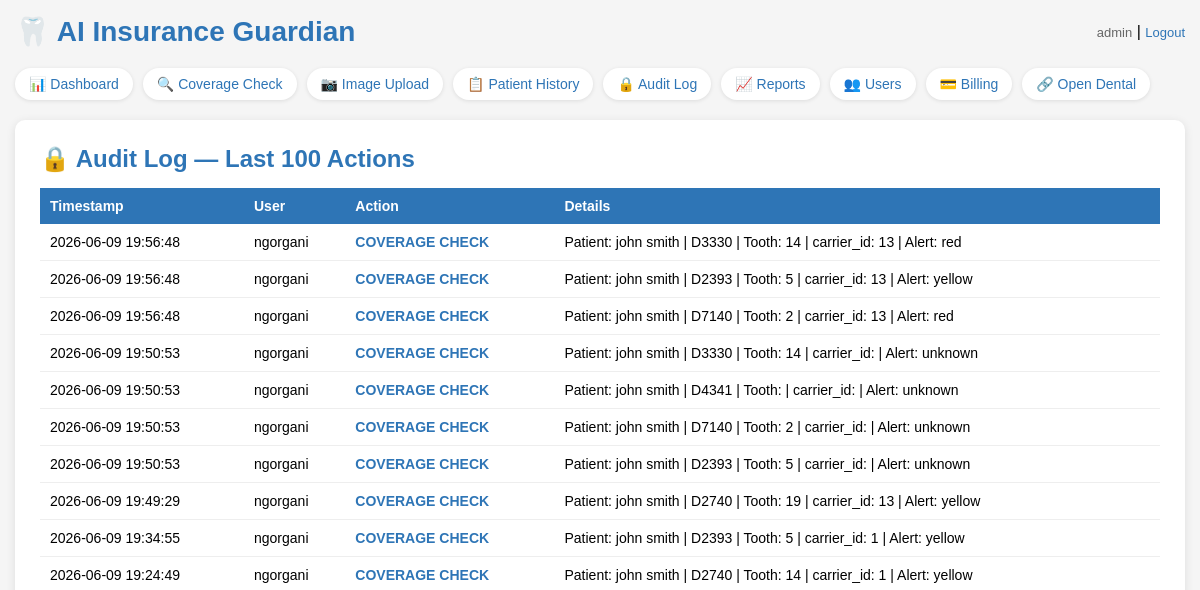
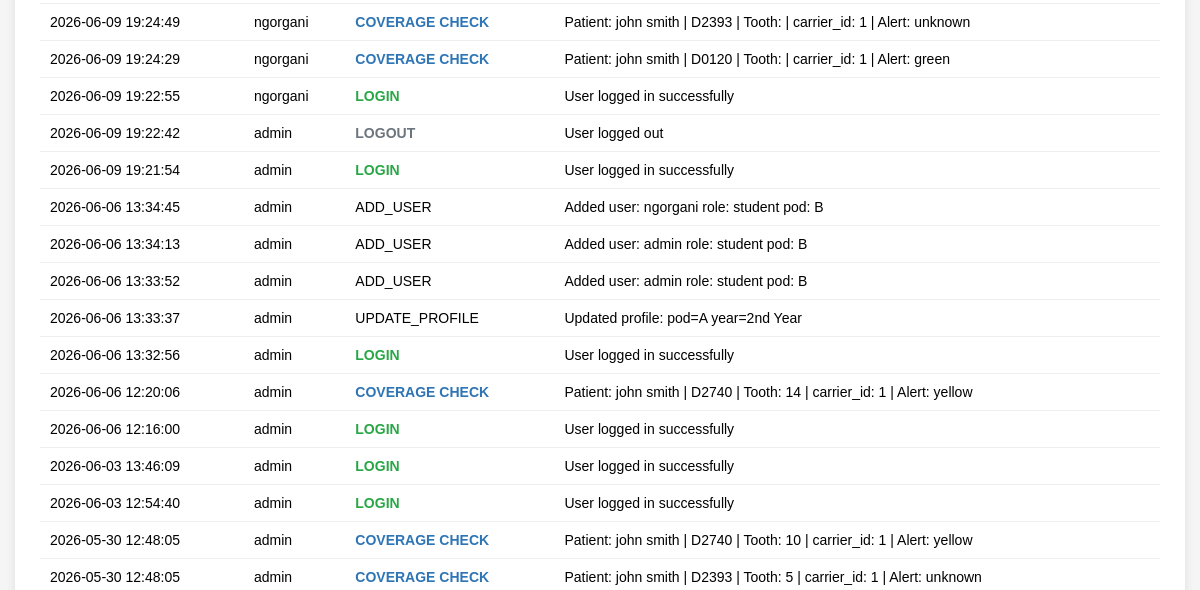
Before: /audit (signed in, upper part) with the older database file (2 pictures, top to bottom).
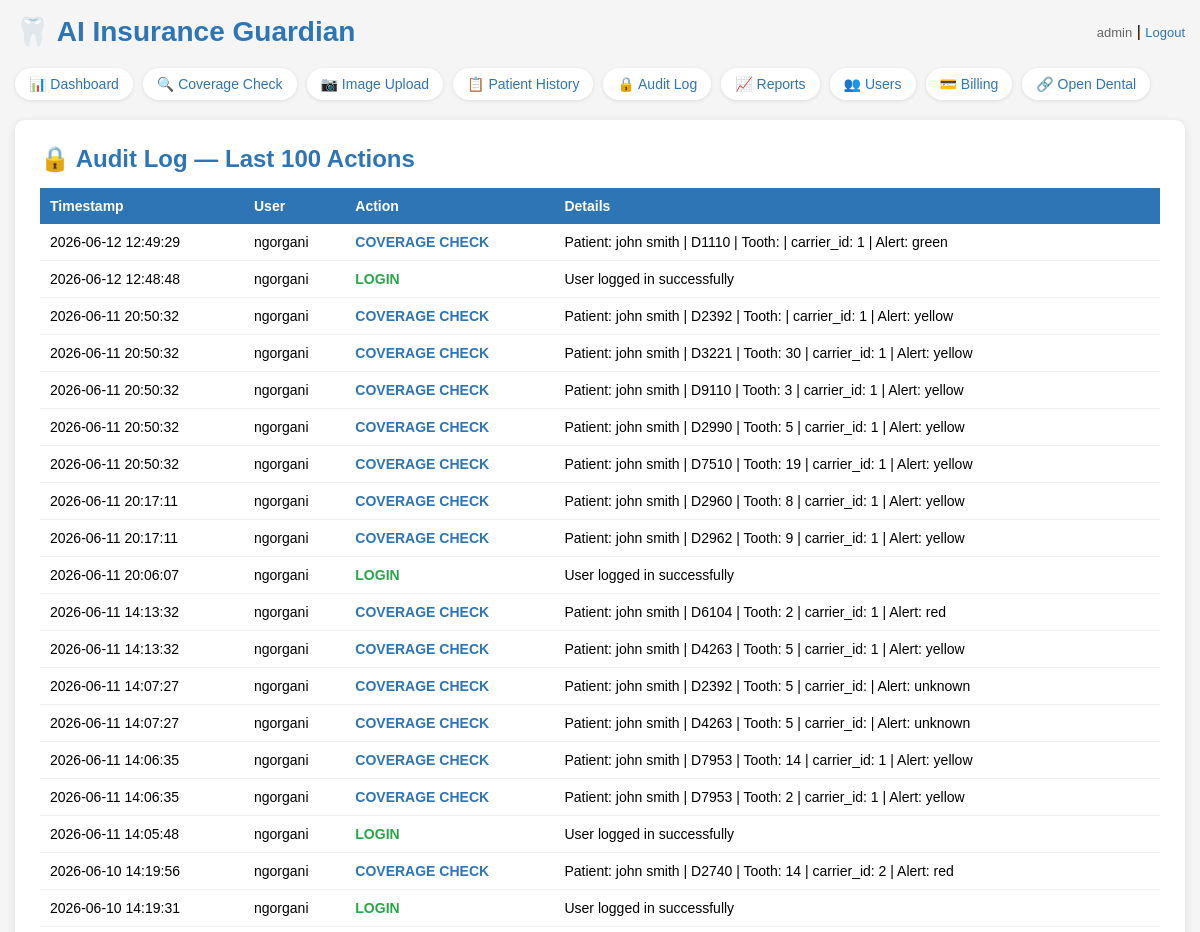
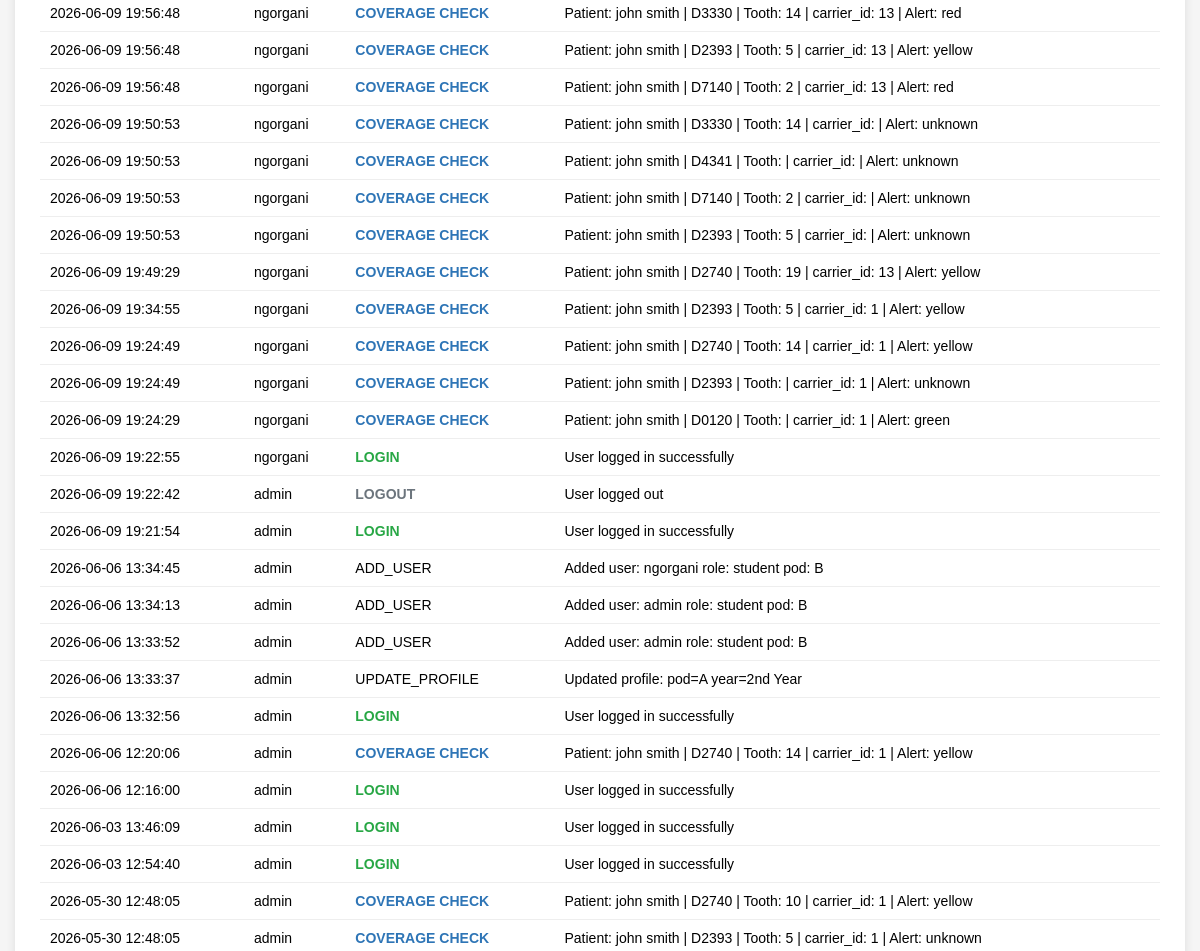
After: the same page with the newer database file (2 pictures, top to bottom).
### tables this page shows
CREATE TABLE users (
            id INTEGER PRIMARY KEY,
            username TEXT UNIQUE NOT NULL,
            password TEXT NOT NULL,
            role TEXT DEFAULT 'staff'
        , pod TEXT DEFAULT NULL, year_level TEXT DEFAULT NULL, full_name TEXT DEFAULT NULL);

CREATE TABLE audit_log (id INTEGER PRIMARY KEY, username TEXT, action TEXT, details TEXT, timestamp TEXT);

### app.py (the view)
@app.route("/audit")
@login_required
def audit():
    conn = get_db()
    cursor = conn.cursor()
    cursor.execute("SELECT * FROM audit_log ORDER BY timestamp DESC LIMIT 100")
    records = cursor.fetchall()
    conn.close()
    return render_template("audit.html", records=records)

### app.py (called while the page is built)
def get_db():
    conn = sqlite3.connect("insurance_guardian.db")
    conn.row_factory = sqlite3.Row
    return conn

@login_manager.user_loader
def load_user(user_id):
    conn = get_db()
    cursor = conn.cursor()
    cursor.execute("SELECT id, username, role, pod, year_level, full_name FROM users WHERE id = ?", (user_id,))
    row = cursor.fetchone()
    conn.close()
    if row:
        return User(row[0], row[1], row[2], row[3], row[4], row[5])
    return None

### templates/audit.html (shortened to what this page needs)
<!DOCTYPE html>
<html>
<head>
</head>
<body>
    <div class="header">
        <h1>🦷 AI Insurance Guardian</h1>
        <div>
            <span class="user-info">{{ current_user.username }}</span> |
            <a href="/logout" class="logout">Logout</a>
        </div>
    </div>
    <div class="nav">
        <a href="/dashboard" class="active">📊 Dashboard</a>
        <a href="/">🔍 Coverage Check</a>
        <a href="/upload">📷 Image Upload</a>
        <a href="/history">📋 Patient History</a>
        <a href="/audit">🔒 Audit Log</a>
        <a href="/reports">📈 Reports</a>
        <a href="/users">👥 Users</a>
        <a href="/billing">💳 Billing</a>
        <a href="/opendental">🔗 Open Dental</a>
    </div>
    <div class="results-box">
        <h2>🔒 Audit Log — Last 100 Actions</h2>
        <table>
            <tr>
                <th>Timestamp</th>
                <th>User</th>
                <th>Action</th>
                <th>Details</th>
            </tr>
            {% for record in records %}
            <tr>
                <td>{{ record[4] }}</td>
                <td>{{ record[1] }}</td>
                <td>
                    {% if record[2] == 'LOGIN' %}<span class="action-login">LOGIN</span>
                    {% elif record[2] == 'LOGOUT' %}<span class="action-logout">LOGOUT</span>
                    {% elif record[2] == 'COVERAGE_CHECK' %}<span class="action-check">COVERAGE CHECK</span>
                    {% elif record[2] == 'FAILED_LOGIN' %}<span class="action-failed">FAILED LOGIN</span>
                    {% else %}{{ record[2] }}{% endif %}
                </td>
                <td>{{ record[3] }}</td>
            </tr>
            {% endfor %}
        </table>
    </div>
</body>
</html>

### templates/audit.html (style rules this page uses)
* { box-sizing: border-box; margin: 0; padding: 0; }
body { font-family: Arial, sans-serif; background-color: #f5f5f5; padding: 15px; }
.header { display: flex; justify-content: space-between; align-items: center; margin-bottom: 20px; flex-wrap: wrap; gap: 10px; }
h1 { color: #2E75B6; font-size: clamp(20px, 4vw, 28px); }
.nav { display: flex; flex-wrap: wrap; gap: 10px; margin-bottom: 20px; }
.nav a { color: #2E75B6; text-decoration: none; font-size: 14px; background: white; padding: 8px 14px; border-radius: 20px; box-shadow: 0 1px 4px rgba(0,0,0,0.1); }
.user-info { color: #666; font-size: 13px; }
.logout { color: #2E75B6; text-decoration: none; font-size: 13px; }
.results-box { background: white; padding: 25px; border-radius: 10px; box-shadow: 0 2px 10px rgba(0,0,0,0.1); }
.results-box h2 { color: #2E75B6; margin-bottom: 15px; }
table { width: 100%; border-collapse: collapse; font-size: 14px; }
th { background: #2E75B6; color: white; padding: 10px; text-align: left; }
td { padding: 10px; border-bottom: 1px solid #eee; }
.action-login { color: #28a745; font-weight: bold; }
.action-logout { color: #6c757d; font-weight: bold; }
.action-check { color: #2E75B6; font-weight: bold; }

Changed rows visible on the page:
added audit_log: timestamp "2026-06-12 12:49:29", username "ngorgani", action "COVERAGE CHECK", details "Patient: john smith | D1110 | Tooth: | carrier_id: 1 | Alert: green"
added audit_log: timestamp "2026-06-12 12:48:48", username "ngorgani", action "LOGIN", details "User logged in successfully"
added audit_log: timestamp "2026-06-11 20:50:32", username "ngorgani", action "COVERAGE CHECK", details "Patient: john smith | D2392 | Tooth: | carrier_id: 1 | Alert: yellow"
added audit_log: timestamp "2026-06-11 20:50:32", username "ngorgani", action "COVERAGE CHECK", details "Patient: john smith | D3221 | Tooth: 30 | carrier_id: 1 | Alert: yellow"
added audit_log: timestamp "2026-06-11 20:50:32", username "ngorgani", action "COVERAGE CHECK", details "Patient: john smith | D9110 | Tooth: 3 | carrier_id: 1 | Alert: yellow"
added audit_log: timestamp "2026-06-11 20:50:32", username "ngorgani", action "COVERAGE CHECK", details "Patient: john smith | D2990 | Tooth: 5 | carrier_id: 1 | Alert: yellow"
added audit_log: timestamp "2026-06-11 20:50:32", username "ngorgani", action "COVERAGE CHECK", details "Patient: john smith | D7510 | Tooth: 19 | carrier_id: 1 | Alert: yellow"
added audit_log: timestamp "2026-06-11 20:17:11", username "ngorgani", action "COVERAGE CHECK", details "Patient: john smith | D2960 | Tooth: 8 | carrier_id: 1 | Alert: yellow"
added audit_log: timestamp "2026-06-11 20:17:11", username "ngorgani", action "COVERAGE CHECK", details "Patient: john smith | D2962 | Tooth: 9 | carrier_id: 1 | Alert: yellow"
added audit_log: timestamp "2026-06-11 20:06:07", username "ngorgani", action "LOGIN", details "User logged in successfully"
added audit_log: timestamp "2026-06-11 14:13:32", username "ngorgani", action "COVERAGE CHECK", details "Patient: john smith | D6104 | Tooth: 2 | carrier_id: 1 | Alert: red"
added audit_log: timestamp "2026-06-11 14:13:32", username "ngorgani", action "COVERAGE CHECK", details "Patient: john smith | D4263 | Tooth: 5 | carrier_id: 1 | Alert: yellow"
added audit_log: timestamp "2026-06-11 14:07:27", username "ngorgani", action "COVERAGE CHECK", details "Patient: john smith | D2392 | Tooth: 5 | carrier_id: | Alert: unknown"
added audit_log: timestamp "2026-06-11 14:07:27", username "ngorgani", action "COVERAGE CHECK", details "Patient: john smith | D4263 | Tooth: 5 | carrier_id: | Alert: unknown"
added audit_log: timestamp "2026-06-11 14:06:35", username "ngorgani", action "COVERAGE CHECK", details "Patient: john smith | D7953 | Tooth: 14 | carrier_id: 1 | Alert: yellow"
added audit_log: timestamp "2026-06-11 14:06:35", username "ngorgani", action "COVERAGE CHECK", details "Patient: john smith | D7953 | Tooth: 2 | carrier_id: 1 | Alert: yellow"
added audit_log: timestamp "2026-06-11 14:05:48", username "ngorgani", action "LOGIN", details "User logged in successfully"
added audit_log: timestamp "2026-06-10 14:19:56", username "ngorgani", action "COVERAGE CHECK", details "Patient: john smith | D2740 | Tooth: 14 | carrier_id: 2 | Alert: red"
added audit_log: timestamp "2026-06-10 14:19:31", username "ngorgani", action "LOGIN", details "User logged in successfully"
